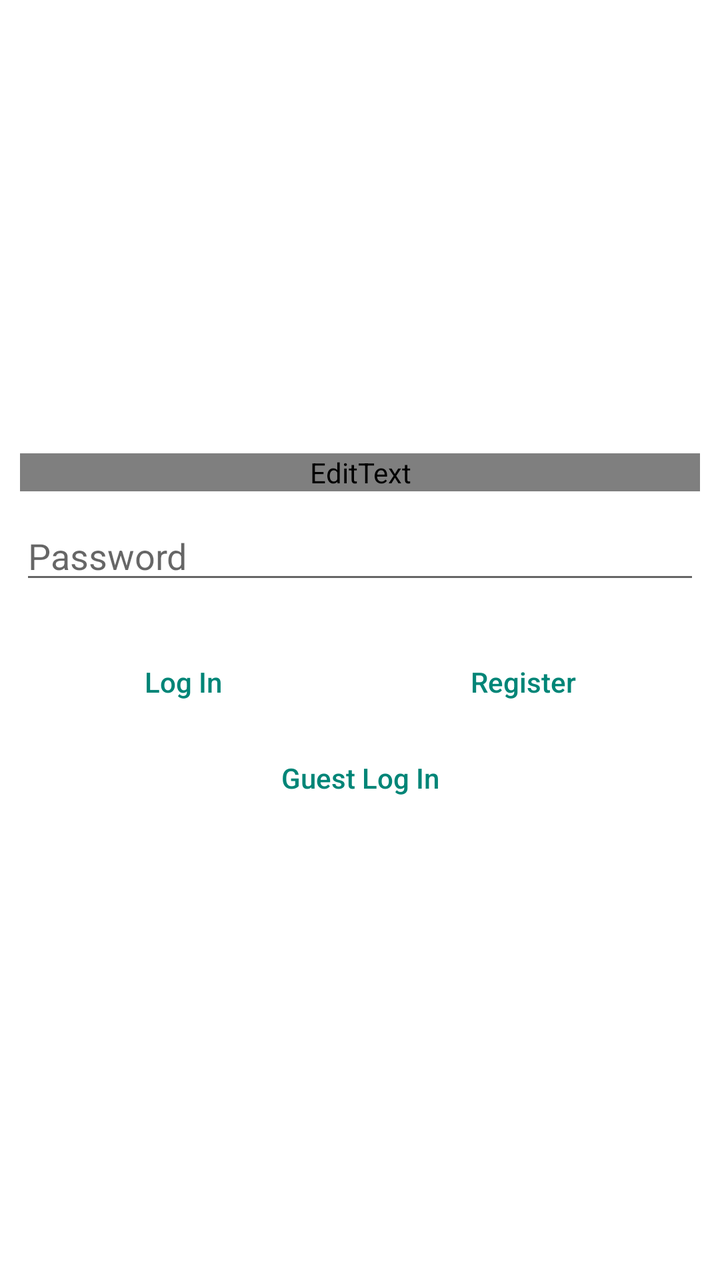
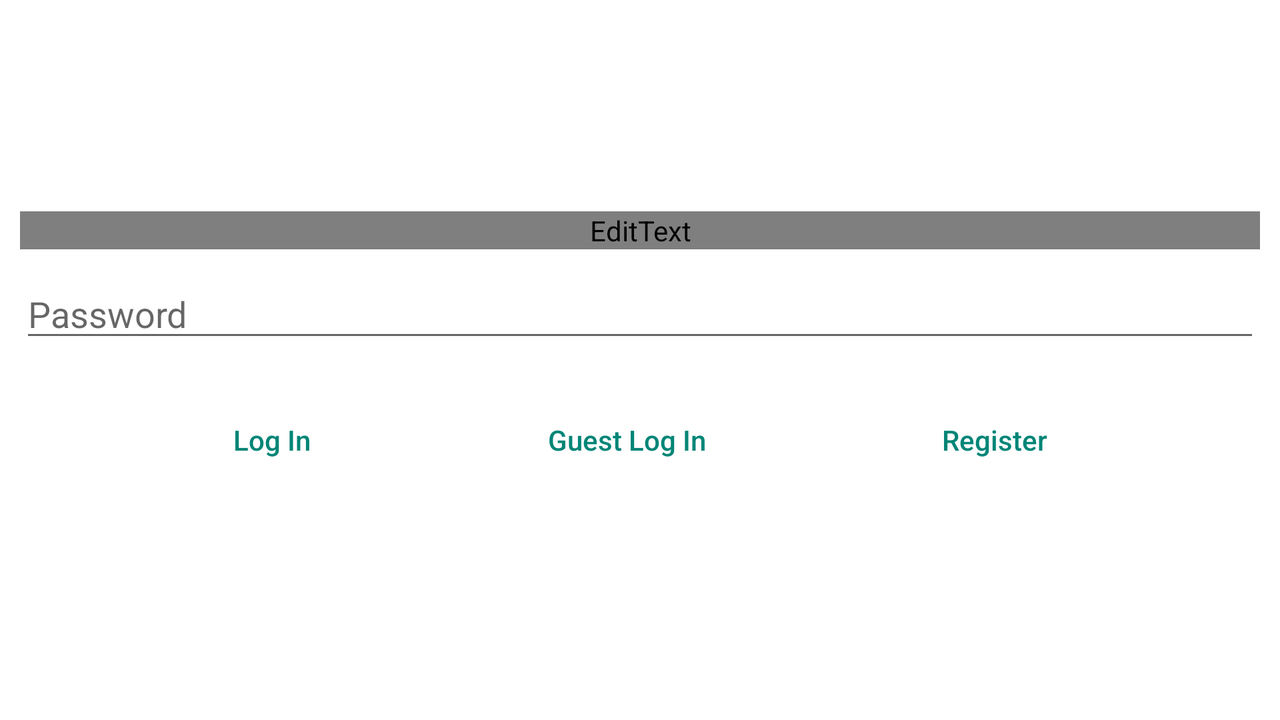

One screen, two layout resources from the same app: the default and the repository's alternative for another configuration. Each is rendered where Android would select it; the XML of both is given below.
<!-- AndroidManifest.xml: application theme Theme.DiveTheSiteTheme -->
<!-- res/layout/activity_login.xml -->
<?xml version="1.0" encoding="utf-8"?>
<LinearLayout xmlns:android="http://schemas.android.com/apk/res/android"
    android:layout_width="match_parent"
    android:layout_height="match_parent"
    android:orientation="vertical"
    android:background="@color/loginBackground" >
   
    <ImageView
    	android:layout_width="wrap_content"
        android:layout_height="0dp"
        android:layout_weight="1"
    	android:layout_marginTop="10dp"
    	android:contentDescription="@string/app_name"
    	android:layout_gravity="center" 
    	android:src="@drawable/logo_horiz_1000x381" >
	</ImageView>    
	
    <LinearLayout
    	android:layout_width="match_parent"
    	android:layout_height="wrap_content"
        android:layout_marginLeft="10dp"
        android:layout_marginRight="10dp"
    	android:orientation="vertical" >
    	
        <EditText
        	android:id="@+id/login_username_edit" 
            android:layout_width="match_parent"
        	android:layout_height="wrap_content"
        	android:layout_marginTop="10dp"
        	android:fontFamily="Calibri"
        	android:hint="@string/login_username" />
        
        <EditText
            android:id="@+id/login_password_edit" 
            android:layout_width="match_parent"
        	android:layout_height="wrap_content"
        	android:layout_marginTop="10dp"
        	android:inputType="textPassword"
        	android:hint="@string/login_password" />
        
        <LinearLayout style="?android:attr/buttonBarStyle"
            android:layout_width="match_parent"
            android:layout_height="wrap_content"
		    android:layout_marginTop="20dp"
		    android:orientation="horizontal" >    
		        <Button style="?android:attr/buttonBarButtonStyle"
		        	android:id="@+id/login_button"
		        	android:layout_width="wrap_content"
		        	android:layout_height="wrap_content"
		        	android:layout_weight="1"
		        	android:text="@string/login_login" />
		        <Button style="?android:attr/buttonBarButtonStyle"
		        	android:id="@+id/register_button"
		        	android:layout_width="wrap_content"
		        	android:layout_height="wrap_content"
		        	android:layout_weight="1"
		        	android:text="@string/login_register" />
        </LinearLayout>
        
        <Button style="?android:attr/buttonBarButtonStyle"
        	android:id="@+id/skip_login_button"
        	android:layout_width="match_parent"
        	android:layout_height="wrap_content"
        	android:text="@string/skip_login_login" />
        
    </LinearLayout>

    <ImageButton
        android:id="@+id/login_google_button"
        android:layout_width="wrap_content"
        android:layout_height="0dp"
        android:layout_weight="1"
        android:layout_gravity="center"
        android:layout_marginTop="20dp"
        android:contentDescription="@string/login_google"
        android:background="@android:color/transparent"
        android:src="@drawable/login_google_button"
        android:adjustViewBounds="true"
        android:padding="20dp"
        android:scaleType="fitCenter"  />
	
</LinearLayout>
<!-- resources referenced by this layout -->
<resources>
  <color name="loginBackground">#FFFFFF</color>
  <!-- drawable login_google_button (drawable) -->
  <?xml version="1.0" encoding="utf-8"?>
  <selector xmlns:android="http://schemas.android.com/apk/res/android">
      <item android:drawable="@drawable/login_google_focused_pressed"
            android:state_pressed="true" />
      <item android:drawable="@drawable/login_google_focused_pressed"
            android:state_focused="true" />
      <item android:drawable="@drawable/login_google" />
  </selector>
  <string name="app_name">DiveTheSite</string>
  <string name="login_google">Login with Google account</string>
  <string name="login_login">Log In</string>
  <string name="login_password">Password</string>
  <string name="login_register">Register</string>
  <string name="login_username">Username</string>
  <string name="skip_login_login">Guest Log In</string>
  <style name="Theme.DiveTheSiteTheme" parent="Theme.AppCompat.Light.DarkActionBar">
          
          
  
          
          <item name="colorPrimary">@color/diveSiteBlue</item>
          <item name="colorPrimaryDark">@color/diveSiteBlue</item>
          <item name="android:textAllCaps">false</item>
          <item name="android:actionMenuTextColor">@color/White</item>
          <item name="elevation">0dp</item>
          <item name="windowActionBarOverlay">true</item>
      </style>
  <!-- drawable login_google_focused_pressed: png bitmap (drawable, 6356 bytes) -->
  <color name="diveSiteBlue">#00A2E8</color>
  <color name="White">#FFFFFF</color>
</resources>
<!-- res/layout-land/activity_login.xml (the repository's variant of the layout above) -->
<!-- drawn on the phone turned sideways -->
<?xml version="1.0" encoding="utf-8"?>
<LinearLayout xmlns:android="http://schemas.android.com/apk/res/android"
    android:layout_width="match_parent"
    android:layout_height="match_parent"
    android:orientation="vertical"
    android:background="@color/loginBackground" >

    <ImageView
    	android:layout_width="wrap_content"
        android:layout_height="0dp"
        android:layout_weight="1"
    	android:contentDescription="@string/app_name"
    	android:layout_gravity="center"
    	android:src="@drawable/logo_horiz_1000x381" >
	</ImageView>

    <LinearLayout
    	android:layout_width="match_parent"
    	android:layout_height="wrap_content"
        android:layout_marginLeft="10dp"
        android:layout_marginRight="10dp"
    	android:orientation="vertical" >

        <EditText
        	android:id="@+id/login_username_edit"
            android:layout_width="match_parent"
        	android:layout_height="wrap_content"
        	android:layout_marginTop="10dp"
        	android:fontFamily="Calibri"
        	android:hint="@string/login_username" />

        <EditText
            android:id="@+id/login_password_edit"
            android:layout_width="match_parent"
        	android:layout_height="wrap_content"
        	android:layout_marginTop="10dp"
        	android:inputType="textPassword"
        	android:hint="@string/login_password" />

        <LinearLayout style="?android:attr/buttonBarStyle"
            android:layout_width="match_parent"
            android:layout_height="wrap_content"
		    android:layout_marginTop="20dp"
		    android:orientation="horizontal" >
		        <Button style="?android:attr/buttonBarButtonStyle"
		        	android:id="@+id/login_button"
		        	android:layout_width="wrap_content"
		        	android:layout_height="wrap_content"
		        	android:layout_weight="1"
		        	android:text="@string/login_login" />

                <Button style="?android:attr/buttonBarButtonStyle"
                    android:id="@+id/skip_login_button"
                    android:layout_width="wrap_content"
                    android:layout_height="wrap_content"
                    android:text="@string/skip_login_login" />

		        <Button style="?android:attr/buttonBarButtonStyle"
		        	android:id="@+id/register_button"
		        	android:layout_width="wrap_content"
		        	android:layout_height="wrap_content"
		        	android:layout_weight="1"
		        	android:text="@string/login_register" />
        </LinearLayout>

    </LinearLayout>

    <ImageButton
        android:id="@+id/login_google_button"
        android:layout_width="wrap_content"
        android:layout_height="0dp"
        android:layout_weight="1"
        android:layout_gravity="center"
        android:layout_marginTop="20dp"
        android:contentDescription="@string/login_google"
        android:background="@android:color/transparent"
        android:src="@drawable/login_google_button"
        android:adjustViewBounds="false"
        android:scaleType="fitCenter"  />

</LinearLayout>
